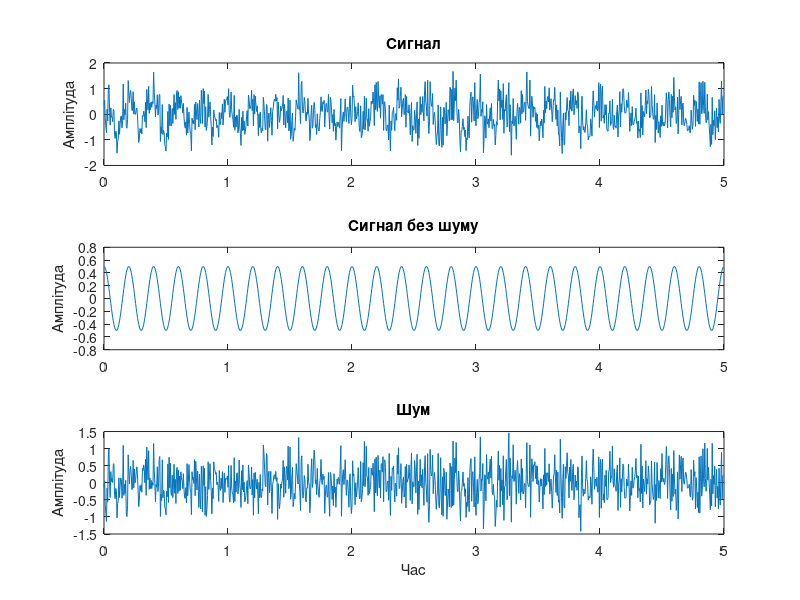

This chart was generated by the following MATLAB code: (Note: this script raises an error after producing the figure.)
function lab05_main
%=== Дисципліна: Основи обробки біомедичної інформації ===
%--- Лабораторна робота #5 КОРЕЛЯЦІЙНИЙ АНАЛІЗ БІОСИГНАЛІВ
%
% Використовуйте файли даних: 
%   eeg1-c3.dat - сигнал ЕЕГ, fs = 100 Гц
%   eeg1-f3.dat - сигнал ЕЕГ, fs = 100 Гц
%   eeg1-f4.dat - сигнал ЕЕГ, fs = 100 Гц
%   eeg1-p3.dat - сигнал ЕЕГ, fs = 100 Гц
%   eeg1-p4.dat - сигнал ЕЕГ, fs = 100 Гц
%   eeg1-o2.dat - сигнал ЕЕГ, fs = 100 Гц
%----------------------------------------------------------

clear, clc, close all
disp('Лабораторна робота #5')
disp('КОРЕЛЯЦІЙНИЙ АНАЛІЗ БІОСИГНАЛІВ')
disp('Виконав:  , група ... ННІІДС')

%=== Завдання #1.1 ===
% Моделювання стаціонарного випадкового процесу
fs = 200;
f0 = 5;
A = 0.5;
D = 0.25;
n = 1000;
t = (0:(n-1))/fs; % вектор часу
s = A*cos(2*pi*f0*t);
v = randn(size(t))*sqrt(D);
x = s + v;

% Графіки отриманих сигналів
figure(1)
subplot(3, 1, 1), plot(t, x);
title('Сигнал'); 
ylim([-2 2]); 
ylabel('Амплітуда');
subplot(3, 1, 2), plot(t, s);
title('Сигнал без шуму'); ylabel('Амплітуда')
subplot(3, 1, 3), plot(t, v);
title('Шум'); xlabel('Час'); ylabel('Амплітуда');

%=== Завдання #1.2 ===
% Обчислення оцінки дисперсії шуму, дисперсії сигналу та відношення шум/сигнал
fprintf('Дисперсія сигналу = %4.3g\n', var(s))
fprintf('Дисперсія шуму = %4.3g\n', var(v))
fprintf('Відношення шум/сигнал = %4.3g\n', snr(s, v))

%=== Завдання #1.3 ===
% Обчислення незміщеної оцінки АКФ змодельованого процесу  
maxlag = fix(0.2*length(x));
[v, lags] = xcorr(x, maxlag, 'unbiased');
figure(2)
plot(lags, v); title('Незміщена АКФ змодельованого процесу');
xlim([-5 5]);
xlabel('Відліки'); ylabel('Амплітуда');

%=== Завдання #1.4 ===
% Обчислення зміщеної оцінки АКФ змодельованого процесу  
maxlag2 = fix(0.8*length(x));
[v2, lags2] = xcorr(x, maxlag2, 'biased');
figure(3)
plot(lags2, v2); title('Зміщена АКФ змодельованого процесу');
xlim([-5 5]);
xlabel('Відліки'); ylabel('Амплітуда');

%=== Завдання #1.5 ===
% Обчислення оцінки АКФ змодельованого процесу при збільшенні тривалості процесу 
%t=100
t3 = 0:100; % вектор часу
v3 = randn(size(t3))*sqrt(D);
s3 = A*cos(2*pi*f0*t3);
x3 = s3 + v3;

maxlag3 = fix(0.3*length(x3));
[r3, lags3] = xcorr(x3, maxlag3, 'unbiased');
[r_3, lags_3] = xcorr(x3, maxlag3, 'biased');
figure(4)
subplot(2, 1, 1); plot(lags3, r3); 
title('Незміщена АКФ змодельованого процесу при t = 100');
xlim([-30 30]);
ylabel('Амплітуда');
subplot(2, 1, 2); plot(lags_3, r_3); 
title('Зміщена АКФ змодельованого процесу при t = 100');
xlim([-30 30]);
xlabel('Відліки'); ylabel('Амплітуда');

%t=1000
t4 = 0:1000; % вектор часу
v4 = randn(size(t4))*sqrt(D);
s4 = A*cos(2*pi*f0*t4);
x4 = s4 + v4;

maxlag4 = fix(0.3*length(x4));
[r4, lags4] = xcorr(x4, maxlag4, 'unbiased');
[r_4, lags_4] = xcorr(x4, maxlag4, 'biased');
figure(5)
subplot(2, 1, 1); plot(lags4, r4); 
title('Незміщена АКФ змодельованого процесу при t = 1000');
xlim([-30 30]);
ylabel('Амплітуда');
subplot(2, 1, 2); plot(lags_4, r_4); 
title('Зміщена АКФ змодельованого процесу при t = 1000');
xlim([-30 30]);
xlabel('Відліки'); ylabel('Амплітуда');
